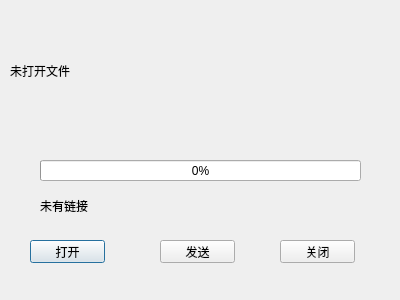
<?xml version="1.0" encoding="UTF-8"?>
<ui version="4.0">
 <class>tcp_send_file</class>
 <widget class="QDialog" name="tcp_send_file">
  <property name="geometry">
   <rect>
    <x>0</x>
    <y>0</y>
    <width>400</width>
    <height>300</height>
   </rect>
  </property>
  <property name="windowTitle">
   <string>Dialog</string>
  </property>
  <widget class="QPushButton" name="openButton">
   <property name="geometry">
    <rect>
     <x>30</x>
     <y>240</y>
     <width>75</width>
     <height>23</height>
    </rect>
   </property>
   <property name="text">
    <string>打开</string>
   </property>
  </widget>
  <widget class="QPushButton" name="send_Button">
   <property name="geometry">
    <rect>
     <x>160</x>
     <y>240</y>
     <width>75</width>
     <height>23</height>
    </rect>
   </property>
   <property name="text">
    <string>发送</string>
   </property>
  </widget>
  <widget class="QPushButton" name="close_Button">
   <property name="geometry">
    <rect>
     <x>280</x>
     <y>240</y>
     <width>75</width>
     <height>23</height>
    </rect>
   </property>
   <property name="text">
    <string>关闭</string>
   </property>
  </widget>
  <widget class="QProgressBar" name="progressBar">
   <property name="geometry">
    <rect>
     <x>40</x>
     <y>160</y>
     <width>321</width>
     <height>21</height>
    </rect>
   </property>
   <property name="value">
    <number>0</number>
   </property>
  </widget>
  <widget class="QLabel" name="label">
   <property name="geometry">
    <rect>
     <x>10</x>
     <y>40</y>
     <width>371</width>
     <height>61</height>
    </rect>
   </property>
   <property name="styleSheet">
    <string notr="true">font: 24pt &quot;Arial&quot;;</string>
   </property>
   <property name="text">
    <string>未打开文件</string>
   </property>
  </widget>
  <widget class="QLabel" name="biaojilabel">
   <property name="geometry">
    <rect>
     <x>40</x>
     <y>190</y>
     <width>81</width>
     <height>31</height>
    </rect>
   </property>
   <property name="text">
    <string>未有链接</string>
   </property>
  </widget>
 </widget>
 <resources/>
 <connections/>
</ui>
